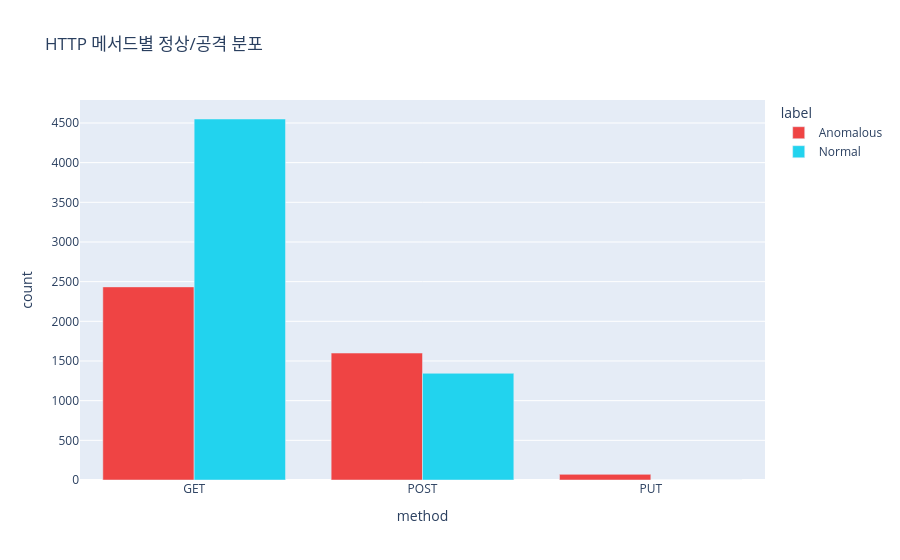

Source (notebook cell):
### Code cell
# %% [4] HTTP 메서드별 정상/공격 분포 (그룹 막대)
cross = pd.crosstab(df["method"], df["label"]).reset_index()
cross_melted = cross.melt(id_vars="method", var_name="label", value_name="count")

fig = px.bar(
    cross_melted,
    x="method", y="count", color="label",
    title="HTTP 메서드별 정상/공격 분포",
    barmode="group",
    color_discrete_map={"Normal": "#22d3ee", "Anomalous": "#ef4444"},
)
fig.show()

method_attack = df.groupby("method")["is_attack"].agg(["sum", "count"])
method_attack["공격 비율(%)"] = (method_attack["sum"] / method_attack["count"] * 100).round(1)
method_attack.columns = ["공격 건수", "전체 건수", "공격 비율(%)"]
method_attack

### Figure 1 — Plotly figure (JSON) as saved in the notebook; plotly's stock layout.template omitted (floating-point values rounded to 4 significant figures)
{"data": [{"alignmentgroup": "True", "hovertemplate": "label=Anomalous<br>method=%{x}<br>count=%{y}<extra></extra>", "legendgroup": "Anomalous", "marker": {"color": "#ef4444", "pattern": {"shape": ""}}, "name": "Anomalous", "offsetgroup": "Anomalous", "orientation": "v", "showlegend": true, "textposition": "auto", "type": "bar", "x": ["GET", "POST", "PUT"], "xaxis": "x", "y": [2434, 1600, 71], "yaxis": "y"}, {"alignmentgroup": "True", "hovertemplate": "label=Normal<br>method=%{x}<br>count=%{y}<extra></extra>", "legendgroup": "Normal", "marker": {"color": "#22d3ee", "pattern": {"shape": ""}}, "name": "Normal", "offsetgroup": "Normal", "orientation": "v", "showlegend": true, "textposition": "auto", "type": "bar", "x": ["GET", "POST", "PUT"], "xaxis": "x", "y": [4550, 1345, 0], "yaxis": "y"}], "layout": {"barmode": "group", "legend": {"title": {"text": "label"}, "tracegroupgap": 0}, "title": {"text": "HTTP 메서드별 정상/공격 분포"}, "xaxis": {"anchor": "y", "domain": [0, 1], "title": {"text": "method"}}, "yaxis": {"anchor": "x", "domain": [0, 1], "title": {"text": "count"}}}}
